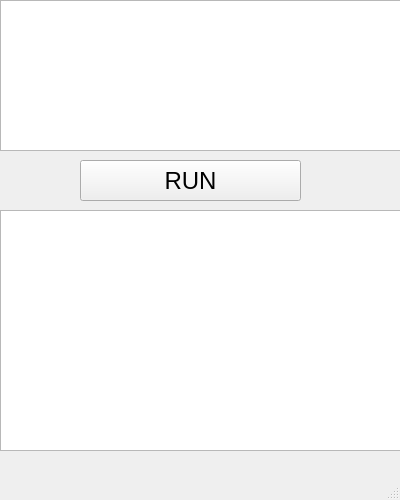
<?xml version="1.0" encoding="UTF-8"?>
<ui version="4.0">
 <class>runSqlWin</class>
 <widget class="QMainWindow" name="runSqlWin">
  <property name="geometry">
   <rect>
    <x>0</x>
    <y>0</y>
    <width>400</width>
    <height>500</height>
   </rect>
  </property>
  <property name="windowTitle">
   <string>MainWindow</string>
  </property>
  <widget class="QWidget" name="centralwidget">
   <widget class="QPushButton" name="pushButton">
    <property name="geometry">
     <rect>
      <x>80</x>
      <y>160</y>
      <width>221</width>
      <height>41</height>
     </rect>
    </property>
    <property name="font">
     <font>
      <pointsize>18</pointsize>
     </font>
    </property>
    <property name="text">
     <string>RUN</string>
    </property>
   </widget>
   <widget class="QTextBrowser" name="textBrowser">
    <property name="geometry">
     <rect>
      <x>0</x>
      <y>210</y>
      <width>401</width>
      <height>241</height>
     </rect>
    </property>
   </widget>
   <widget class="QTextEdit" name="textEdit">
    <property name="geometry">
     <rect>
      <x>0</x>
      <y>0</y>
      <width>401</width>
      <height>151</height>
     </rect>
    </property>
    <property name="font">
     <font>
      <pointsize>15</pointsize>
     </font>
    </property>
   </widget>
  </widget>
  <widget class="QMenuBar" name="menubar">
   <property name="geometry">
    <rect>
     <x>0</x>
     <y>0</y>
     <width>400</width>
     <height>23</height>
    </rect>
   </property>
  </widget>
  <widget class="QStatusBar" name="statusbar"/>
 </widget>
 <resources/>
 <connections/>
</ui>
